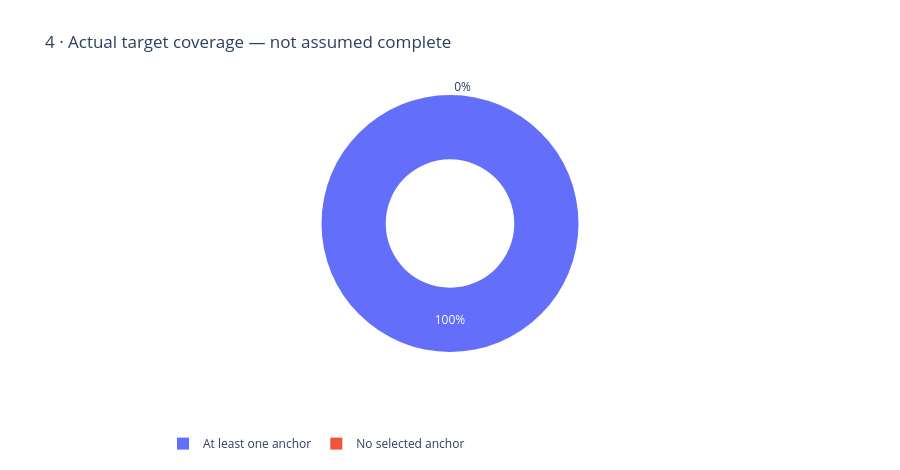

Notebook cell for this chart:
### Markdown cell above
## Coverage is measured

Some targets may not contain a chosen anchor. Their new inputs are structural zero; old features remain. No full-universe coverage is assumed.

### Code cell
figures[3].show()

### Figure 1 — Plotly figure (JSON) as saved in the notebook; plotly's stock layout.template omitted (floating-point values rounded to 4 significant figures)
{"data": [{"hole": 0.5, "labels": ["At least one anchor", "No selected anchor"], "type": "pie", "values": [424, 0]}], "layout": {"height": 470, "legend": {"orientation": "h", "y": -0.3}, "margin": {"b": 100, "l": 80, "r": 35, "t": 95}, "title": {"text": "4 · Actual target coverage — not assumed complete"}, "xaxis": {"title": {}}, "yaxis": {"title": {}}}}
